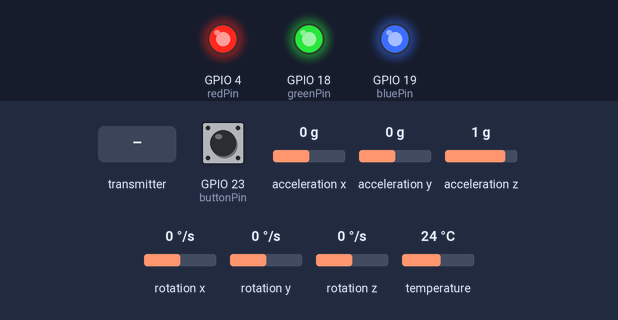
The sketch below on a simulated ESP32. On the bench: output pins drawn as LEDs (lit = HIGH). The test bench sets the inputs (shaded band); at power-on: GPIO 23 (buttonPin) LOW, acceleration x 0 g, acceleration y 0 g, acceleration z 1 g, rotation x 0 °/s, rotation y 0 °/s, rotation z 0 °/s, temperature 24 °C. What the sketch prints to the serial monitor is not drawn.

Above: at 1.2 s.
1.3 s: GPIO 23 (buttonPin) pulled HIGH for 0.15 s
At 2.5 s:
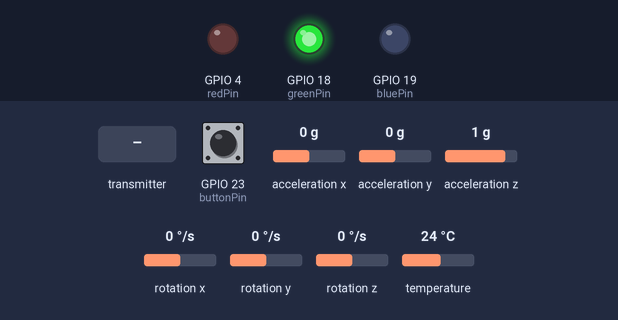
2.9 s: the transmitter starts sending err = 0
At 3.2 s:
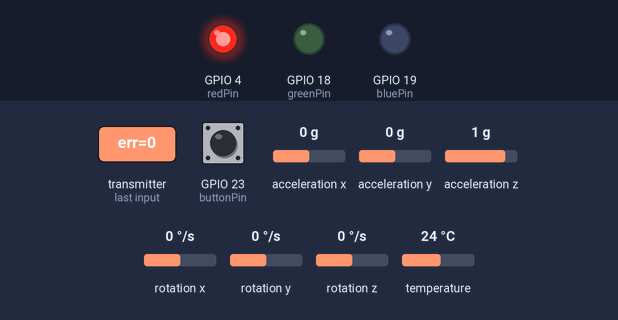
4.4 s: the transmitter starts sending win = 1
At 5.6 s:
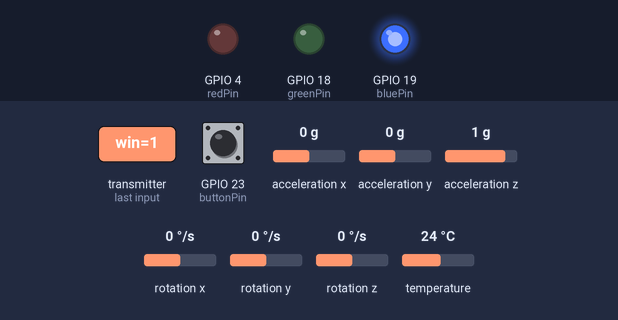
5.9 s: the transmitter starts sending err = 1
At 6.7 s:
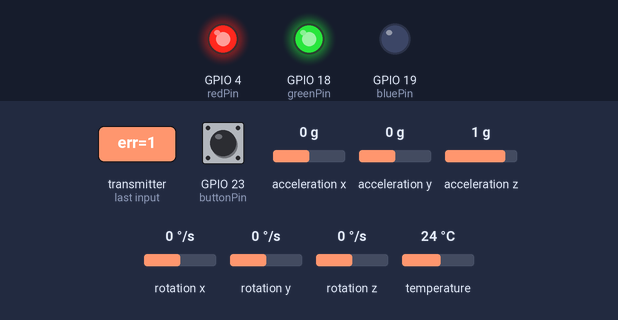
Timing chart, 0 to 8.4 s (numbered marks = the images above; inputs shaded):
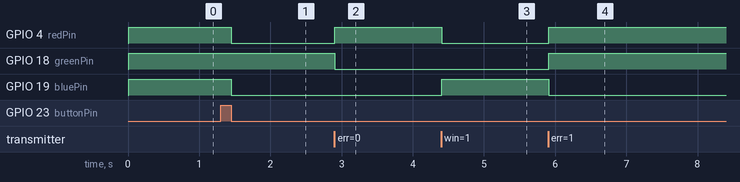

Measured:
- after the input at 1.3 s, GPIO 4 (redPin), GPIO 19 (bluePin): HIGH → LOW after 0.15 s
- after the input at 2.9 s, GPIO 4 (redPin): LOW → HIGH at once; GPIO 18 (greenPin): HIGH → LOW at once
- after the input at 4.4 s, GPIO 4 (redPin): HIGH → LOW at once; GPIO 19 (bluePin): LOW → HIGH at once
- after the input at 5.9 s, GPIO 4 (redPin), GPIO 18 (greenPin): LOW → HIGH at once; GPIO 19 (bluePin): HIGH → LOW at once

The sketch:

Transmitter_gitver.ino
```cpp
//Sensor dependencies
#include <Adafruit_MPU6050.h>
#include <Adafruit_Sensor.h>
#include <Wire.h>

//ESP-NOW dependencies
#include <esp_now.h>
#include <WiFi.h>

#include <string.h>

//Declare button
const int buttonPin = 23; //D23
int buttonState;

//Declare sensor
Adafruit_MPU6050 mpu;

//Declare acceleration variables
float accel_x = 0.0;
float accel_y = 0.0;
float accel_z = 0.0;

//Declare receiver
uint8_t broadcastAddress[] = {0xFF, 0xFF, 0xFF, 0xFF, 0xFF, 0xFF};

//Store information about peer
esp_now_peer_info_t peerInfo;

//Declare message package
typedef struct struct_message {
  char iden[17];
  float x = 0.0;
  float y = 0.0;
  float z = 0.0;
} struct_message;
struct_message acceleration;

typedef struct result{
  bool err;
  bool win;
}result;
result r;

//Declare calibration variables
float cal_x = 0.0;
float cal_y = 0.0;
float cal_z = 0.0;
bool cal = true;

//Declare LED pins
const int bluePin = 19; //D19
const int greenPin = 18; //D18
const int redPin = 4; //D4

//Declare time variables
long current_time;
long checkpoint;
long duration;

int LED_colour; //0 = none, 1 = red, 2 = green, 3 = blue, 4 = yellow, 5 = white

//LED colour function
void LED(bool r, bool g, bool b){
  if(r == true){
    digitalWrite(redPin, HIGH); //Turn on red colour
  }else{
    digitalWrite(redPin, LOW); //Turn off red colour
  }

  if(g == true){
    digitalWrite(greenPin, HIGH);
  }else{
    digitalWrite(greenPin, LOW);
  }

  if(b == true){
    digitalWrite(bluePin, HIGH);
  }else{
    digitalWrite(bluePin, LOW);
  }
}

//Calibraton function
void calibrate(){
  //Sensor events handler
  sensors_event_t a, g, temp;
  mpu.getEvent(&a, &g, &temp);

  int i = 1;
  while (cal){ //While in calibration mode
    LED(true, true, true); //white light
    //Prompt once
    if (i == 1){
      Serial.println("Place on level surface and press button to calibrate");
      Serial.println("Calibration pending");
      i = 0;
    }

    //Capture when pressed
    buttonState = digitalRead(buttonPin);
    if (buttonState == HIGH){ //Store sensor data
      cal_x = a.acceleration.x;
      cal_y = a.acceleration.y;
      cal_z = a.acceleration.z;
    } else{
      if (cal_x || cal_y || cal_z){ //If calibration variable exist value
        //Feedback calibrated values
        Serial.println("\nCalibration success");
        Serial.print("Calibrated acceleration X: ");
        Serial.print(cal_x);
        Serial.print(", Y: ");
        Serial.print(cal_y);
        Serial.print(", Z: ");
        Serial.print(cal_z);
        Serial.println(" m/s^2 \n");
        cal = false; //Disable calibration mode
      }else{
        Serial.print(".");
        delay(100);
      }
    }
  }
}

//While data sent
void OnDataSent(const uint8_t *mac, esp_now_send_status_t status) {
  Serial.print("Last packet send status: ");
  if(status == ESP_NOW_SEND_SUCCESS){
    Serial.println("delivery success");
    checkpoint = current_time; //Reset checkpoint
    LED_colour = 0; //No light
    duration = 1000;  //Start timer
  } else{
    Serial.println("delivery failed");
    checkpoint = current_time; //Reset checkpoint
    LED_colour = 4; //Yellow light
    duration = 10000;  //Start timer
  }
  Serial.println();
}

//While data received
void OnDataRecv(const uint8_t * mac, const uint8_t *incomingData, int len){
  memcpy(&r, incomingData, sizeof(r));
  Serial.print("Error? ");
  if (r.err == true) {
    Serial.println("Yes");
    checkpoint = current_time;
    LED_colour = 4; //Yellow light
    duration = 10000;
  }
  else if (r.err == false && r.win == true){
    Serial.println("No");
    Serial.println("Win");
    checkpoint = current_time;
    LED_colour = 3; //Blue light
    duration = 7500;
  }
  else if (r.err == false && r.win == false){
    Serial.println("No");
    Serial.println("Lose");
    checkpoint = current_time;
    LED_colour = 1; //Red light
    duration = 7500;
  }
  Serial.println();
}

void setup() {
  //Declare serial
  Serial.begin(115200);

  //Register identifier
  strcpy(acceleration.iden, (WiFi.macAddress()).c_str()); //Copy MAC address to identifier
  Serial.println(acceleration.iden);

  //Initialize sensor
  Serial.println("Adafruit MPU6050 initializing...");
  if(!mpu.begin()){
    Serial.println("Failed to find MPU6050");
    while (1){
      delay(10);
    }
  }
  Serial.println("MPU6050 initialized");

  //Setup sensor range
  mpu.setAccelerometerRange(MPU6050_RANGE_16_G);
  Serial.println("Accelerometer range set to: ");
  switch (mpu.getAccelerometerRange()){ //Set sensor sensitivity
    case MPU6050_RANGE_2_G:
      Serial.print("+-2G \n");
      break;
    case MPU6050_RANGE_4_G:
      Serial.print("+-4G \n");
      break;
    case MPU6050_RANGE_8_G:
      Serial.print("+-8G \n");
      break;
    case MPU6050_RANGE_16_G:
      Serial.print("+-16G \n");
      break;
  }

  //Set device as a Wi-Fi Station
  WiFi.mode(WIFI_STA);

  //Initialize ESP-NOW
  if (esp_now_init() != ESP_OK) {
    Serial.println("Error initializing ESP-NOW");
    return;
  }

  //Ask for feedback
  esp_now_register_send_cb(OnDataSent);

  //Display data upon receiving
  esp_now_register_recv_cb(OnDataRecv);

  //Register peer
  memcpy(peerInfo.peer_addr, broadcastAddress, 6);
  peerInfo.channel = 0;
  peerInfo.encrypt = false;

  //Add peer
  if (esp_now_add_peer(&peerInfo) != ESP_OK){
    Serial.println("Failed to add peer");
    return;
  }

  Serial.println("");
  //Declare pin as I/O
  pinMode(buttonPin, INPUT);
  pinMode(redPin, OUTPUT);
  pinMode(greenPin, OUTPUT);
  pinMode(bluePin, OUTPUT);
  cal = true; //Enable calibration mode
}

void loop() {
  //Update time for every loop
  current_time = millis();

  //Sensor events
  sensors_event_t a, g, temp;
  mpu.getEvent(&a, &g, &temp);

  //Check for calibration
  calibrate();

  //Print upon pressing
  buttonState = digitalRead(buttonPin);
  float temp_x;
  float temp_y;
  float temp_z;
  if (buttonState == HIGH) { //If button is pressed
    //Stores maximum acceleration when pressing
    temp_x = abs(a.acceleration.x - cal_x);
    temp_y = abs(a.acceleration.y - cal_y);
    temp_z = abs(a.acceleration.z - cal_z);
    if (temp_x > accel_x){ //Only record maximum values
      accel_x = temp_x;
    }

    if (temp_y > accel_y){
      accel_y = temp_y;
    }

    if (temp_z > accel_z){
      accel_z = temp_z;
    }
  } else { //If button is released
    //Send data once
    if (accel_x || accel_y || accel_z){
      Serial.print("Acceleration X: ");
      Serial.print(accel_x);
      Serial.print(", Y: ");
      Serial.print(accel_y);
      Serial.print(", Z: ");
      Serial.print(accel_z);
      Serial.println(" m/s^2");

      //Set values
      acceleration.x = accel_x;
      acceleration.y = accel_y;
      acceleration.z = accel_z;

      //Send message via ESP-NOW
      Serial.print("Sending data... ");
      esp_err_t result = esp_now_send(broadcastAddress, (uint8_t *) &acceleration, sizeof(acceleration));

      if (result == ESP_OK) {
        Serial.println("Data sent");
      }
      else {
        Serial.println("Sending failed");
      }

      accel_x = 0.0;
      accel_y = 0.0;
      accel_z = 0.0;
    }
  }

  //LED colour handler
  if(current_time - checkpoint <= duration){ //If there is existing LED timer
    switch (LED_colour){
      case 0: LED(false, false, false); break; //none
      case 1: LED(true, false, false); break; //red
      case 2: LED(false, true, false); break; //green
      case 3: LED(false, false, true); break; //blue
      case 4: LED(true, true, false); break; //yellow
      case 5: LED(true, true, true); break; //white
    }
  }else{
    LED(false, true, false); //idle_green
  }
}
```
